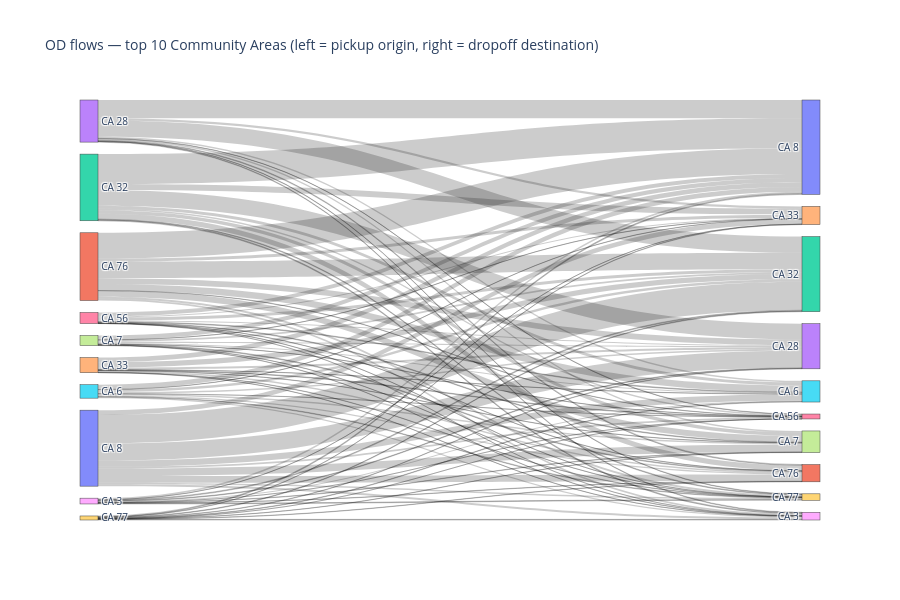

The notebook cell saved with this chart:
### Markdown cell above
**2.4b Sankey diagram of major flows**

Within-area trips (pickup CA == dropoff CA) are excluded they are real trips but not inter-area corridors.
Top 10 Community Areas by outbound volume are shown, flows between them only.
Left side = pickup (origin), right side = dropoff (destination).

### Code cell
od_inter = od[od["pickup_community_area"] != od["dropoff_community_area"]].copy()

TOP_CA = 10

top_cas = (od_inter.groupby("pickup_community_area")["n_trips"].sum()
                   .sort_values(ascending=False).head(TOP_CA).index.tolist())
od_top = od_inter[od_inter["pickup_community_area"].isin(top_cas) &
                  od_inter["dropoff_community_area"].isin(top_cas)].copy()


import plotly.graph_objects as go

n = len(top_cas)
# Same CA label appears twice (left = pickup, right = dropoff)
src_idx = {c: i     for i, c in enumerate(top_cas)}
dst_idx = {c: i + n for i, c in enumerate(top_cas)}
labels  = [f"CA {c}" for c in top_cas] + [f"CA {c}" for c in top_cas]

fig_s = go.Figure(go.Sankey(
    arrangement="snap",
    node=dict(pad=12, thickness=18, label=labels),
    link=dict(
        source=od_top["pickup_community_area"].map(src_idx).tolist(),
        target=od_top["dropoff_community_area"].map(dst_idx).tolist(),
        value =od_top["n_trips"].tolist(),
    ),
))
fig_s.update_layout(
    title_text=(f"OD flows — top {TOP_CA} Community Areas "
                f"(left = pickup origin, right = dropoff destination)"),
    font_size=10, height=600,
)
fig_s.show()

### Figure 1 — Plotly figure (JSON) as saved in the notebook; plotly's stock layout.template omitted (floating-point values rounded to 4 significant figures)
{"data": [{"arrangement": "snap", "link": {"source": [3, 3, 3, 3, 3, 3, 3, 3, 3, 8, 8, 8, 8, 8, 8, 8, 8, 8, 2, 2, 2, 2, 2, 2, 2, 2, 2, 4, 4, 4, 4, 4, 4, 4, 4, 4, 6, 6, 6, 6, 6, 6, 6, 6, 6, 5, 5, 5, 5, 5, 5, 5, 5, 5, 7, 7, 7, 7, 7, 7, 7, 7, 7, 1, 1, 1, 1, 1, 1, 1, 1, 1, 9, 9, 9, 9, 9, 9, 9, 9, 9, 0, 0, 0, 0, 0, 0, 0, 0, 0], "target": [18, 12, 14, 16, 15, 17, 11, 19, 10, 13, 12, 14, 16, 15, 17, 11, 19, 10, 13, 18, 14, 16, 15, 17, 11, 19, 10, 13, 18, 12, 16, 15, 17, 11, 19, 10, 13, 18, 12, 14, 15, 17, 11, 19, 10, 13, 18, 12, 14, 16, 17, 11, 19, 10, 13, 18, 12, 14, 16, 15, 11, 19, 10, 13, 18, 12, 14, 16, 15, 17, 19, 10, 13, 18, 12, 14, 16, 15, 17, 11, 10, 13, 18, 12, 14, 16, 15, 17, 11, 19], "value": [14058, 370969, 52626, 8468, 35477, 34272, 19566, 10629, 417667, 14731, 19855, 4183, 937, 25038, 9040, 7688, 15634, 35704, 356451, 20833, 136951, 34904, 70594, 79906, 121399, 18004, 686878, 47057, 4273, 118108, 14561, 5445, 5102, 34809, 7539, 110574, 25415, 4290, 66744, 23961, 17269, 16061, 4655, 3575, 90890, 31436, 25946, 59343, 4746, 3885, 33254, 26343, 14191, 108786, 23593, 6871, 43429, 3285, 3492, 27233, 18194, 4540, 97245, 133201, 43382, 377834, 70489, 6570, 149432, 139254, 40816, 589805, 8413, 14744, 13702, 7921, 708, 11877, 5360, 7027, 22614, 392735, 42860, 648960, 112611, 39262, 143109, 172244, 155297, 32452]}, "node": {"label": ["CA 8", "CA 76", "CA 32", "CA 28", "CA 33", "CA 6", "CA 56", "CA 7", "CA 3", "CA 77", "CA 8", "CA 76", "CA 32", "CA 28", "CA 33", "CA 6", "CA 56", "CA 7", "CA 3", "CA 77"], "pad": 12, "thickness": 18}, "type": "sankey"}], "layout": {"font": {"size": 10}, "height": 600, "title": {"text": "OD flows — top 10 Community Areas (left = pickup origin, right = dropoff destination)"}}}
